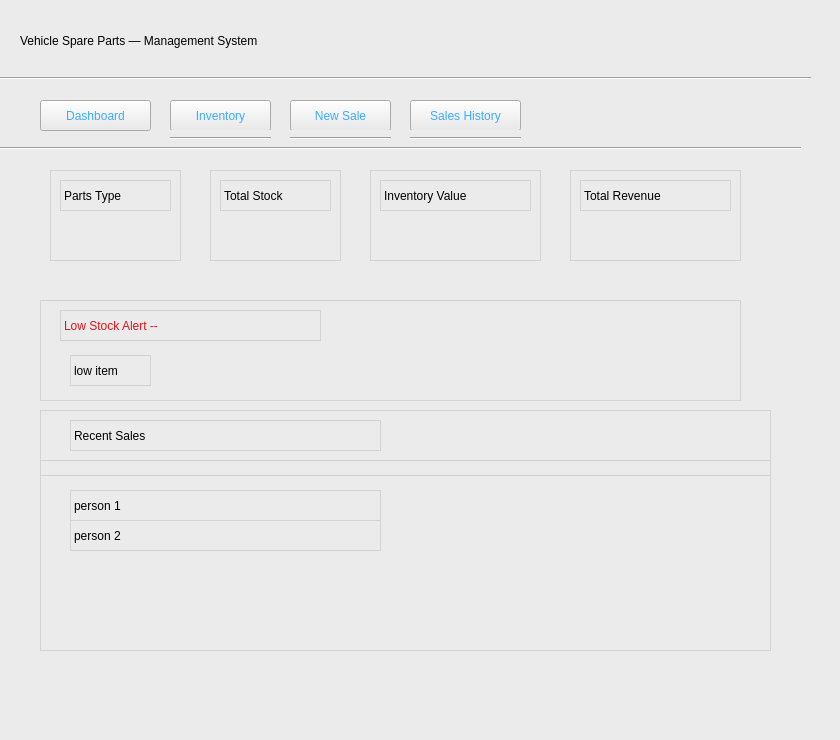
<?xml version="1.0" encoding="UTF-8"?>
<ui version="4.0">
 <class>MainWindow</class>
 <widget class="QMainWindow" name="MainWindow">
  <property name="geometry">
   <rect>
    <x>0</x>
    <y>0</y>
    <width>840</width>
    <height>740</height>
   </rect>
  </property>
  <property name="windowTitle">
   <string>MainWindow</string>
  </property>
  <property name="styleSheet">
   <string notr="true">background-color: rgb(235, 235, 235);
</string>
  </property>
  <widget class="QWidget" name="centralwidget">
   <widget class="QLabel" name="label">
    <property name="geometry">
     <rect>
      <x>20</x>
      <y>10</y>
      <width>651</width>
      <height>61</height>
     </rect>
    </property>
    <property name="styleSheet">
     <string notr="true">font: 75 26pt &quot;MS Shell Dlg 2&quot;;
font: 20pt &quot;MS Shell Dlg 2&quot;;</string>
    </property>
    <property name="text">
     <string>Vehicle Spare Parts — Management System</string>
    </property>
   </widget>
   <widget class="Line" name="line">
    <property name="geometry">
     <rect>
      <x>0</x>
      <y>70</y>
      <width>811</width>
      <height>16</height>
     </rect>
    </property>
    <property name="styleSheet">
     <string notr="true">rgb.(118, 118, 118)</string>
    </property>
    <property name="lineWidth">
     <number>1</number>
    </property>
    <property name="orientation">
     <enum>Qt::Horizontal</enum>
    </property>
   </widget>
   <widget class="QPushButton" name="pushButton">
    <property name="geometry">
     <rect>
      <x>40</x>
      <y>100</y>
      <width>111</width>
      <height>31</height>
     </rect>
    </property>
    <property name="styleSheet">
     <string notr="true">color: rgb(61, 171, 255);
font: 75 10pt &quot;MS Shell Dlg 2&quot;;
border-radius: 8pxw</string>
    </property>
    <property name="text">
     <string>Dashboard</string>
    </property>
   </widget>
   <widget class="QPushButton" name="pushButton_2">
    <property name="geometry">
     <rect>
      <x>170</x>
      <y>100</y>
      <width>101</width>
      <height>31</height>
     </rect>
    </property>
    <property name="styleSheet">
     <string notr="true">color: rgb(61, 171, 255);
font: 75 10pt &quot;MS Shell Dlg 2&quot;;
border-radius: 8pxw</string>
    </property>
    <property name="text">
     <string>Inventory</string>
    </property>
   </widget>
   <widget class="QPushButton" name="pushButton_3">
    <property name="geometry">
     <rect>
      <x>290</x>
      <y>100</y>
      <width>101</width>
      <height>31</height>
     </rect>
    </property>
    <property name="styleSheet">
     <string notr="true">font: 75 10pt &quot;MS Shell Dlg 2&quot;;
color: rgb(61, 171, 255);
border-radius: 8pxw</string>
    </property>
    <property name="text">
     <string>New Sale</string>
    </property>
   </widget>
   <widget class="QPushButton" name="pushButton_4">
    <property name="geometry">
     <rect>
      <x>410</x>
      <y>100</y>
      <width>111</width>
      <height>31</height>
     </rect>
    </property>
    <property name="styleSheet">
     <string notr="true">
font: 75 10pt &quot;MS Shell Dlg 2&quot;;
color: rgb(61, 171, 255);
border-radius: 8pxw</string>
    </property>
    <property name="text">
     <string>Sales History</string>
    </property>
   </widget>
   <widget class="Line" name="line_2">
    <property name="geometry">
     <rect>
      <x>-10</x>
      <y>140</y>
      <width>811</width>
      <height>16</height>
     </rect>
    </property>
    <property name="styleSheet">
     <string notr="true">rgb.(118, 118, 118)</string>
    </property>
    <property name="lineWidth">
     <number>1</number>
    </property>
    <property name="orientation">
     <enum>Qt::Horizontal</enum>
    </property>
   </widget>
   <widget class="QFrame" name="frame">
    <property name="geometry">
     <rect>
      <x>50</x>
      <y>170</y>
      <width>131</width>
      <height>91</height>
     </rect>
    </property>
    <property name="styleSheet">
     <string notr="true">border: 1px solid #D3D3D3</string>
    </property>
    <property name="frameShape">
     <enum>QFrame::NoFrame</enum>
    </property>
    <property name="frameShadow">
     <enum>QFrame::Raised</enum>
    </property>
    <property name="lineWidth">
     <number>1</number>
    </property>
    <widget class="QLabel" name="label_2">
     <property name="geometry">
      <rect>
       <x>10</x>
       <y>10</y>
       <width>111</width>
       <height>31</height>
      </rect>
     </property>
     <property name="styleSheet">
      <string notr="true">font: 12pt &quot;MS Shell Dlg 2&quot;;
</string>
     </property>
     <property name="text">
      <string>Parts Type </string>
     </property>
    </widget>
   </widget>
   <widget class="QFrame" name="frame_2">
    <property name="geometry">
     <rect>
      <x>210</x>
      <y>170</y>
      <width>131</width>
      <height>91</height>
     </rect>
    </property>
    <property name="styleSheet">
     <string notr="true">border: 1px solid #D3D3D3</string>
    </property>
    <property name="frameShape">
     <enum>QFrame::StyledPanel</enum>
    </property>
    <property name="frameShadow">
     <enum>QFrame::Raised</enum>
    </property>
    <widget class="QLabel" name="label_3">
     <property name="geometry">
      <rect>
       <x>10</x>
       <y>10</y>
       <width>111</width>
       <height>31</height>
      </rect>
     </property>
     <property name="styleSheet">
      <string notr="true">font: 12pt &quot;MS Shell Dlg 2&quot;;</string>
     </property>
     <property name="text">
      <string>Total Stock</string>
     </property>
    </widget>
   </widget>
   <widget class="QFrame" name="frame_3">
    <property name="geometry">
     <rect>
      <x>370</x>
      <y>170</y>
      <width>171</width>
      <height>91</height>
     </rect>
    </property>
    <property name="styleSheet">
     <string notr="true">border: 1px solid #D3D3D3</string>
    </property>
    <property name="frameShape">
     <enum>QFrame::StyledPanel</enum>
    </property>
    <property name="frameShadow">
     <enum>QFrame::Raised</enum>
    </property>
    <widget class="QLabel" name="label_4">
     <property name="geometry">
      <rect>
       <x>10</x>
       <y>10</y>
       <width>151</width>
       <height>31</height>
      </rect>
     </property>
     <property name="styleSheet">
      <string notr="true">font: 12pt &quot;MS Shell Dlg 2&quot;;</string>
     </property>
     <property name="text">
      <string>Inventory Value</string>
     </property>
    </widget>
   </widget>
   <widget class="QFrame" name="frame_4">
    <property name="geometry">
     <rect>
      <x>570</x>
      <y>170</y>
      <width>171</width>
      <height>91</height>
     </rect>
    </property>
    <property name="styleSheet">
     <string notr="true">border: 1px solid #D3D3D3</string>
    </property>
    <property name="frameShape">
     <enum>QFrame::StyledPanel</enum>
    </property>
    <property name="frameShadow">
     <enum>QFrame::Raised</enum>
    </property>
    <widget class="QLabel" name="label_5">
     <property name="geometry">
      <rect>
       <x>10</x>
       <y>10</y>
       <width>151</width>
       <height>31</height>
      </rect>
     </property>
     <property name="styleSheet">
      <string notr="true">font: 12pt &quot;MS Shell Dlg 2&quot;;</string>
     </property>
     <property name="text">
      <string>Total Revenue</string>
     </property>
    </widget>
   </widget>
   <widget class="QFrame" name="frame_5">
    <property name="geometry">
     <rect>
      <x>40</x>
      <y>300</y>
      <width>701</width>
      <height>101</height>
     </rect>
    </property>
    <property name="styleSheet">
     <string notr="true">border: 1px solid #D3D3D3</string>
    </property>
    <property name="frameShape">
     <enum>QFrame::NoFrame</enum>
    </property>
    <property name="frameShadow">
     <enum>QFrame::Raised</enum>
    </property>
    <widget class="QLabel" name="label_7">
     <property name="geometry">
      <rect>
       <x>20</x>
       <y>10</y>
       <width>261</width>
       <height>31</height>
      </rect>
     </property>
     <property name="styleSheet">
      <string notr="true">color: rgb(223, 21, 24);
font: 12pt &quot;MS Shell Dlg 2&quot;;
</string>
     </property>
     <property name="frameShape">
      <enum>QFrame::NoFrame</enum>
     </property>
     <property name="text">
      <string>Low Stock Alert --</string>
     </property>
    </widget>
    <widget class="QLabel" name="label_8">
     <property name="geometry">
      <rect>
       <x>30</x>
       <y>55</y>
       <width>81</width>
       <height>31</height>
      </rect>
     </property>
     <property name="text">
      <string>low item</string>
     </property>
    </widget>
   </widget>
   <widget class="QFrame" name="frame_6">
    <property name="geometry">
     <rect>
      <x>40</x>
      <y>410</y>
      <width>731</width>
      <height>241</height>
     </rect>
    </property>
    <property name="styleSheet">
     <string notr="true">border: 1px solid #D3D3D3</string>
    </property>
    <property name="frameShape">
     <enum>QFrame::NoFrame</enum>
    </property>
    <property name="frameShadow">
     <enum>QFrame::Raised</enum>
    </property>
    <widget class="QLabel" name="label_9">
     <property name="geometry">
      <rect>
       <x>30</x>
       <y>10</y>
       <width>311</width>
       <height>31</height>
      </rect>
     </property>
     <property name="styleSheet">
      <string notr="true">font: 10pt &quot;MS Shell Dlg 2&quot;;</string>
     </property>
     <property name="text">
      <string>Recent Sales</string>
     </property>
    </widget>
    <widget class="QLabel" name="label_10">
     <property name="geometry">
      <rect>
       <x>30</x>
       <y>80</y>
       <width>311</width>
       <height>31</height>
      </rect>
     </property>
     <property name="styleSheet">
      <string notr="true">font: 10pt &quot;MS Shell Dlg 2&quot;;</string>
     </property>
     <property name="text">
      <string>person 1</string>
     </property>
    </widget>
    <widget class="QLabel" name="label_11">
     <property name="geometry">
      <rect>
       <x>30</x>
       <y>110</y>
       <width>311</width>
       <height>31</height>
      </rect>
     </property>
     <property name="styleSheet">
      <string notr="true">font: 10pt &quot;MS Shell Dlg 2&quot;;</string>
     </property>
     <property name="text">
      <string>person 2</string>
     </property>
    </widget>
    <widget class="Line" name="line_3">
     <property name="geometry">
      <rect>
       <x>0</x>
       <y>50</y>
       <width>731</width>
       <height>16</height>
      </rect>
     </property>
     <property name="orientation">
      <enum>Qt::Horizontal</enum>
     </property>
    </widget>
   </widget>
   <widget class="Line" name="line_5">
    <property name="geometry">
     <rect>
      <x>170</x>
      <y>130</y>
      <width>101</width>
      <height>16</height>
     </rect>
    </property>
    <property name="styleSheet">
     <string notr="true">color: rgb(61, 171, 255);
</string>
    </property>
    <property name="lineWidth">
     <number>1</number>
    </property>
    <property name="orientation">
     <enum>Qt::Horizontal</enum>
    </property>
   </widget>
   <widget class="Line" name="line_6">
    <property name="geometry">
     <rect>
      <x>290</x>
      <y>130</y>
      <width>101</width>
      <height>16</height>
     </rect>
    </property>
    <property name="styleSheet">
     <string notr="true">color: rgb(61, 171, 255);
</string>
    </property>
    <property name="lineWidth">
     <number>1</number>
    </property>
    <property name="orientation">
     <enum>Qt::Horizontal</enum>
    </property>
   </widget>
   <widget class="Line" name="line_7">
    <property name="geometry">
     <rect>
      <x>410</x>
      <y>130</y>
      <width>111</width>
      <height>16</height>
     </rect>
    </property>
    <property name="styleSheet">
     <string notr="true">color: rgb(61, 171, 255);
</string>
    </property>
    <property name="lineWidth">
     <number>1</number>
    </property>
    <property name="orientation">
     <enum>Qt::Horizontal</enum>
    </property>
   </widget>
  </widget>
  <widget class="QMenuBar" name="menubar">
   <property name="geometry">
    <rect>
     <x>0</x>
     <y>0</y>
     <width>840</width>
     <height>26</height>
    </rect>
   </property>
  </widget>
  <widget class="QStatusBar" name="statusbar"/>
 </widget>
 <resources/>
 <connections/>
</ui>
